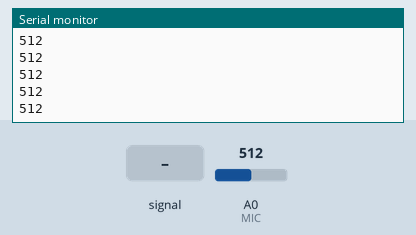
The sketch below on a simulated Arduino Uno, built with avr-gcc and run on an emulated ATmega328P. Shown: the last lines printed to the serial monitor. Inputs (shaded band) come from the test bench; at power-on: A0 (MIC) = 512.

Above: at 1.2 s.
1.3 s: A0 (MIC) fed a 200 Hz sine of ±81 counts around its level
At 2.4 s:
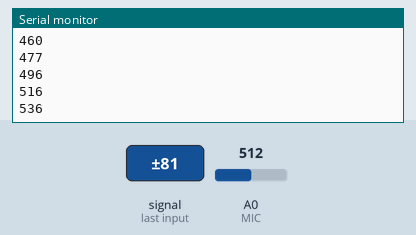
2.8 s: A0 (MIC) set to 716
At 3.9 s:
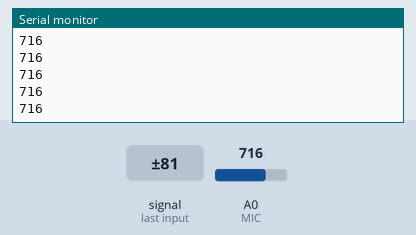
4.3 s: A0 (MIC) fed a 1000 Hz sine of ±255 counts around its level
At 5.0 s:
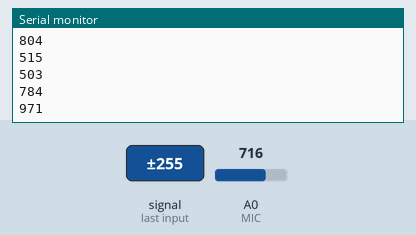
5.8 s: A0 (MIC) set to 900
At 6.9 s:
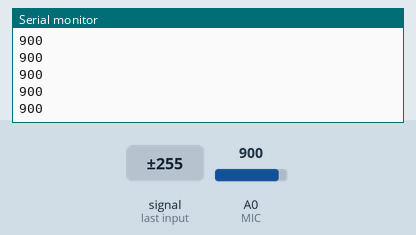
Timing chart, 0 to 8.3 s (numbered marks = the images above; inputs shaded):
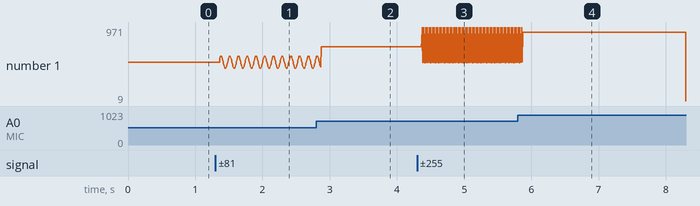

The sketch:

kadai.ino
```cpp
const int MIC=0;
void setup() {
  // put your setup code here, to run once:
  Serial.begin(9600);
}

void loop() {
  // put your main code here, to run repeatedly:
  int v;
  v=analogRead(MIC);
  Serial.println(v);
}
```

Measured:
- after the input at 1.3 s, the serial monitor: prints a new line after 0.07 s (image 1)
- after the input at 2.8 s, the serial monitor: prints a new line after 0.07 s (image 2)
- after the input at 4.3 s, the serial monitor: prints a new line after 0.07 s (image 3)
- after the input at 5.8 s, the serial monitor: prints a new line after 0.07 s (image 4)
- plotted number 1: 512 → 571 after the input at 1.3 s, 571 → 716 after the input at 2.8 s, 716 → 786 after the input at 4.3 s
